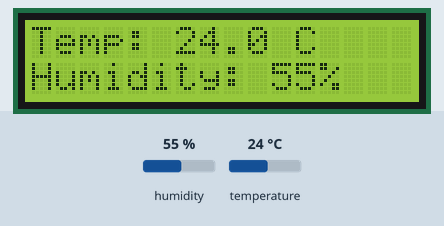
The sketch below on a simulated Arduino Uno, built with avr-gcc and run on an emulated ATmega328P. Parts: 16×2 character LCD. The inputs (shaded band) are chosen by the test bench; at power-on: humidity 55 %, temperature 24 °C.

Above: at 1.2 s.
1.3 s: humidity set to 22 %
At 2.7 s:
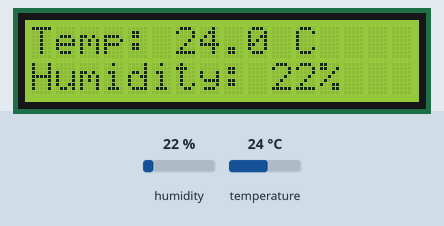
4.1 s: temperature set to 12 °C
At 5.0 s:
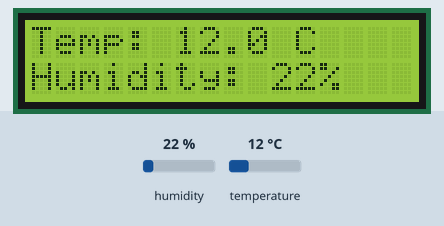
6.9 s: humidity set to 40 %
At 9.5 s:
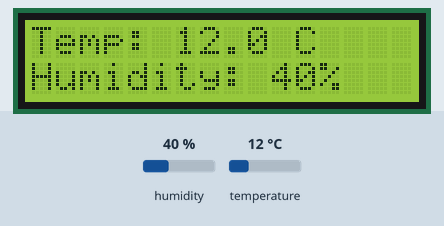
9.8 s: temperature set to 19 °C
At 11.8 s:
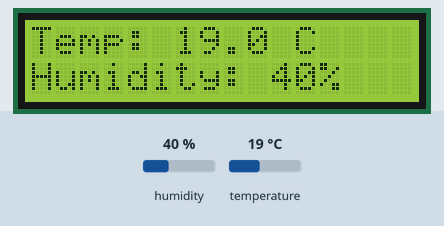
Timing chart, 0 to 13.3 s (numbered marks = the images above; inputs shaded):
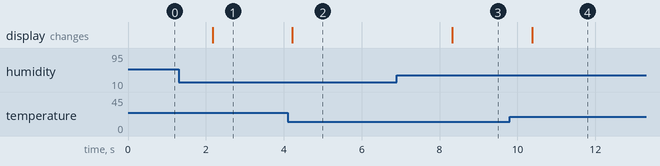

The sketch:

temperature_humidity_monitor.ino
```cpp
#include <Wire.h>
#include <LiquidCrystal_I2C.h>
#include <DHT.h>

DHT dht(2, DHT11);
LiquidCrystal_I2C lcd(0x27, 16, 2);

void setup() {
  dht.begin();
  lcd.init();
  lcd.backlight();
}

void loop() {
  float humidity = dht.readHumidity();
  float temperature = dht.readTemperature();

  if (isnan(humidity) || isnan(temperature)) {
    lcd.setCursor(0, 0);
    lcd.print("Sensor error    ");
    lcd.setCursor(0, 1);
    lcd.print("                ");
  } else {
    lcd.setCursor(0, 0);
    lcd.print("Temp: ");
    lcd.print(temperature, 1);
    lcd.print(" C   ");

    lcd.setCursor(0, 1);
    lcd.print("Humidity: ");
    lcd.print(humidity, 0);
    lcd.print("%  ");
  }

  delay(2000);
}
```

Measured:
- after the input at 1.3 s, the display: changes after 0.87 s (image 1)
- after the input at 4.1 s, the display: changes after 0.12 s (image 2)
- after the input at 6.9 s, the display: changes after 1.4 s (image 3)
- after the input at 9.8 s, the display: changes after 0.58 s (image 4)
